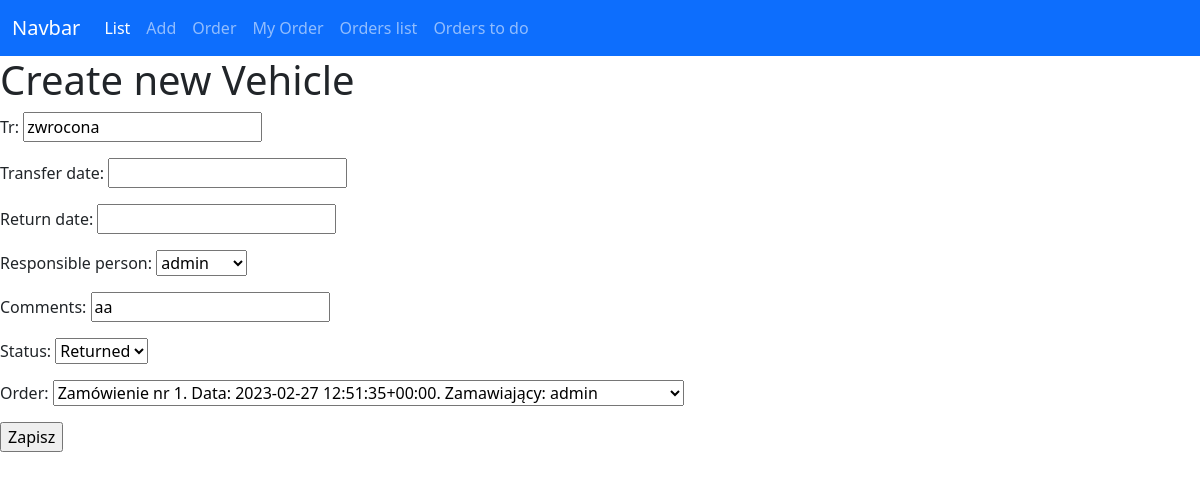
/files/update/23/, run on the app's committed database.
### files/models.py (models this page shows, shortened)
class Vehicle(models.Model):
    tr = models.CharField(max_length=8)
    transfer_date = models.DateTimeField(blank=True, null=True)
    return_date = models.DateTimeField(blank=True, null=True)
    responsible_person = models.ForeignKey(User, related_name="vehicles", on_delete=models.RESTRICT)
    comments = models.CharField(max_length=100)
    LOAN_STATUS = (
        ('a', 'Awaits'),
        ('o', 'On Loan'),
        ('r', 'Returned'),
        ('e', 'rejected')
    )
    status = models.CharField(max_length=1, blank=True, choices=LOAN_STATUS, default='a')
    order = models.ForeignKey(Order, related_name="vehicles", on_delete=models.SET_NULL, null=True)

### files/views.py (the view)
# urls.py: path('update/<int:pk>/', views.VehicleUpdateView.as_view(), name='update_vehicle'),
class VehicleUpdateView(UpdateView):
    model = Vehicle
    fields = '__all__'
    success_url = reverse_lazy('files:orders')

### files/models.py (called while the page is built)
    def __str__(self) -> str:
        return f"Zamówienie nr {self.id}. Data: {self.order_date}. Zamawiający: {self.orderer}"

### files/templates/files/vehicle_form.html (shortened to what this page needs)
{% extends 'home.html' %}
{% block content %}
    <h1>Create new Vehicle</h1>
    <form action="" method="post">
        {{form.as_p}}
        <input type="submit" value="Zapisz">
    </form>
{% endblock content %}

### data on the page
Vehicle: tr "zwrocona", responsible_person "admin", comments "aa", status "Returned", order "Zamówienie nr 1. Data: 2023-02-27 12:51:35+00:00. Zamawiający: admin"
